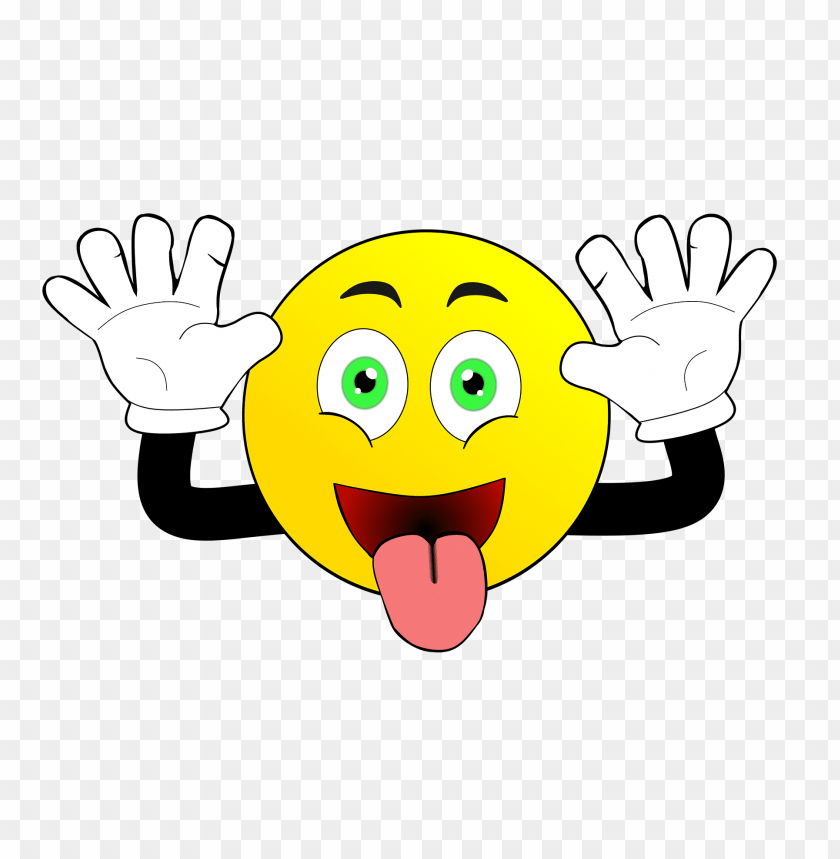
#> input picture image.png, 840 x 859 px
$ python testScript.py
#> lines starting #> are read from the running program, lines starting #| are printed output that depends on the picture
### image.py
from mediaObject import MediaObject
from pathlib import Path
from exeptions import InvalidFormat
from enums import Format
import cv2

class Image(MediaObject):
    def __init__(self, filename):
#> called with filename = 'image.png'
        super().__init__(filename, duration=0)
        file_format = Path(filename).suffix
        if file_format != Format.PNG and file_format != Format.JPEG:
            raise InvalidFormat(f"invalid format: {file_format}")

        mat = cv2.imread(filename)
#> mat is the input picture: shape (859, 840, 3); mean B, G, R 206.6, 230.4, 234.4
        self.height, self.width, self.channels = mat.shape
#> self.height = 859; self.width = 840; self.channels = 3
        self.mat = mat

    def get_resolution(self):
        return f"{self.width}x{self.height}"

    def get_color_space(self):
        return f"BRG: {self.channels} channels"

    def get_info(self):
        info = super().get_info()
        return f"{info}, {self.get_resolution()}"
    def __str__(self):
        return f"{self.filename}"

### mediaCollection.py
from typing import TypeVar, Generic, List, Dict, Any, Set
from image import Image

T = TypeVar('T')

class MediaCollection(Generic[T]):
    def __init__(self):
        self._items: List[T] = []

    def add(self, item: T) -> None:
        if isinstance(item, Image):
            self._items.append(item)

    # [4 lines left out: function get_all, not called in this run]

    def filter_by_type(self, media_type: type) -> List[T]:
        return [item for item in self._items if isinstance(item, media_type)]

class MediaMetadata:
    def __init__(self, file_path: str):
        self.file_path = file_path
        self.metadata: Dict[str, Any] = {}

    def set_metadata(self, key: str, value: Any) -> None:
        self.metadata[key] = value

    def get_metadata(self, key: str, default=None):
        return key in self.metadata


class MetadataAnalyzer:
    """Класс для анализа метаданных медиафайлов."""

    def __init__(self):
        self.file_formats = set()
        self.tags_used = set()
        self.artists = set()

    def analyze_file(self, file_path: str, metadata: Dict[str, Any]) -> None:
        ext = file_path.split('.')[-1].lower()
        self.file_formats.add(ext)

        if 'tags' in metadata:
            for tag in metadata['tags']:
                self.tags_used.add(tag)

        if 'artist' in metadata:
            self.artists.add(metadata['artist'])


    def get_summary(self) -> Dict[str, int]:
        return {
            'formats': len(self.file_formats),
            'tags': len(self.tags_used),
            'artists': len(self.artists),
        }

class MediaFilter:
    def __init__(self, media_items: List[Dict[str, Any]]):
        self.media_items = media_items

    def filter_by_resolution(self,  max_w: int, max_h: int) -> List[Dict[str, Any]]:
        return [item for item in self.media_items
                if item.get('width', 0)*item.get('height', 0) <= max_w*max_h]

    def sort_by_date(self, reverse: bool = False) -> List[Dict[str, Any]]:
        return sorted(self.media_items,
                    key=lambda x: x.get('created_date', 0),
                    reverse=reverse)

    def group_by_color_space(self) -> Dict[str, List[Dict[str, Any]]]:
        groups = {}
        for item in self.media_items:
            media_type = item.get('color_space', 'unknown')
            if media_type not in groups:
                groups[media_type] = []
            groups[media_type].append(item)
        return groups

### imageProcessor.py
import cv2
import numpy as np
from exeptions import *
from pathlib import Path
from enums import Format


def load_image(file_path: str) -> cv2.Mat:
    img = cv2.imread(file_path)
    file_format = Path(file_path).suffix
    if file_format != Format.PNG and file_format != Format.JPEG:
        raise InvalidFormat(f"invalid format: {file_format}")
    if img is None:
        raise FileLoadError(file_path, "failed to load image")
    print(f"Высота: {img.shape[0]}")
    print(f"Ширина: {img.shape[1]}")
    print(f"Каналы: {img.shape[2]}")
    print(f"Тип данных: {img.dtype}")
    return img

def convert_to_grayscale(img):
    grayscaled = cv2.cvtColor(img, cv2.COLOR_BGR2GRAY)
    cv2.imwrite('grayscaled.png', grayscaled)

def apply_median_filter(img, kernel_size=5):
    blured = cv2.medianBlur(img, kernel_size)
    cv2.imwrite('mediablured.png', blured)

def extract_roi(img: cv2.Mat, size=100):
    h, w = img.shape[:2]
    y_start, x_start = h//2 - size//2, w//2 - size//2
    roi = img[y_start:y_start+size, x_start:x_start+size]
    cv2.imwrite('roied.png', roi)

def invert_colors(img):
    inverted = cv2.bitwise_not(img)
    cv2.imwrite('inverted.png', inverted)

### mediaProcessor.py
from abc import ABC, abstractmethod
from enums import Format
from pathlib import Path
from exeptions import *
from image import Image


class MediaProcessor(ABC):
    @abstractmethod
    def process(self, file_path):
        pass

    @abstractmethod
    def validate(self, file_path):
        pass

class ImageProcessor(MediaProcessor):
    def process(self, image: Image, filters):
        try:
            for filter_obj in filters:
                filter_obj.apply(image)
        except FilterError as e:
            raise MediaError(str(e))

    def validate(self, file_path):
        file_format = Path(file_path).suffix
        if file_format != Format.PNG and file_format != Format.JPEG:
            raise InvalidFormat(f"invalid format: {file_format}")

        try:
            import cv2
            img = cv2.imread(file_path)
            if img is None:
                raise FileLoadError(file_path, "file is not image")
        except ImportError:
            raise MediaError("OpenCV is not installed", file_path)
        except Exception as e:
            raise FileLoadError(file_path, str(e))

### mediaObject.py
class MediaObject:
    def __init__(self, filename, duration=0):
        if not filename:
            raise ValueError("empty filename")
        if duration < 0:
            raise ValueError("invalid duration")
        self.filename = filename
        self.duration = duration

    def get_info(self):
        return f"{self.filename}: {self.duration} sec"

    def __str__(self):
        return f"<{self.__class__.__name__}({self.filename})>"

### mediaLibrary.py
class MediaLibrary:
    def __init__(self):
        self.media_objects = []

    def add(self, media_obj: "MediaLibrary"):
        self.media_objects.append(media_obj)

    def get_total_duration(self):
        return sum(obj.duration for obj in self.media_objects)

    def filter_by_type(self, media_type):
        return [obj for obj in self.media_objects if isinstance(obj, media_type)]

### mediaLoader.py
from exeptions import *

class MediaLoader:
    def load_image(self, file_path):
        try:
            import cv2
            img = cv2.imread(file_path)
            if img is None:
                raise FileLoadError(file_path, "file is not image")
            return img
        except ImportError:
            raise MediaError("OpenCV is not installed", file_path)
        except Exception as e:
            raise FileLoadError(file_path, str(e))

### imageFilter.py
from abc import ABC, abstractmethod
from exeptions import *
from enums import Filter
from image import Image

class ImageFilter(ABC):
    @abstractmethod
    def apply(self, image_data):
        pass

class BrightnessFilter(ImageFilter):
    def __init__(self, factor: float =100):
        self.factor = factor

    def apply(self, image_data: Image):
        try:
            import cv2
            cv2.convertScaleAbs(image_data.mat, image_data.mat, alpha=1.0, beta=self.factor)
        except Exception as e:
            raise FilterError(image_data.filename, Filter.BRIGHTNESS_FILTER)

class ContrastFilter(ImageFilter):
    def __init__(self, factor: float = 1.5):
        self.factor = factor

    def apply(self, image_data: Image):
        try:
            import cv2
            cv2.convertScaleAbs(image_data.mat, image_data.mat, alpha=self.factor, beta=1.0)
        except Exception as e:
            raise FilterError(image_data.filename, Filter.CONTRAST_FILTER)


class BlurFilter(ImageFilter):
    def __init__(self, kernel_size: int = 33):
        if kernel_size % 2==0:
            raise CreateFilterError(None, Filter.BLUR_FILTER)
        self.kernel_size = kernel_size

    def apply(self, image_data: Image):
        try:
            import cv2
            cv2.GaussianBlur(image_data.mat, (self.kernel_size, self.kernel_size), 0, image_data.mat)
        except Exception as e:
            raise FilterError(image_data.filename, Filter.BLUR_FILTER)

### testScript.py
from image import Image
from mediaLibrary import MediaLibrary
import sys
import cv2
from matplotlib import pyplot as plt
from mediaProcessor import ImageProcessor
from mediaLoader import MediaLoader
from imageFilter import *
from mediaCollection import *
from imageProcessor import *

if __name__ == "__main__":
    filePath = "image.png"
    image1 = None
    try:
        image1 = Image(filePath)
    except Exception as e:
        print(f"error: {e}")
        sys.exit(0)

    res = image1.get_resolution()
#> res = '840x859'
    info = image1.get_info()
#> info = 'image.png: 0 sec, 840x859'
    colorSpace = image1.get_color_space()
#> colorSpace = 'BRG: 3 channels'
    print(f"Info: {info}")
#| Info: image.png: 0 sec, 840x859
    print(f"Resolution: {res}")
#| Resolution: 840x859
    print(f"Color Space: {colorSpace}")
#| Color Space: BRG: 3 channels

    mediaLib = MediaLibrary()
    mediaLib.add(image1)
    mediaLib.add(image1)
    totalDur = mediaLib.get_total_duration()
    print(f"Total duration: {totalDur}")
    filtered = mediaLib.filter_by_type(Image)
    print(f"MediaLibrary filtered: {filtered}")

    collection = MediaCollection[Image]()
    collection.add(image1)
    collection.add("not_an_image")

    print(f"Отфильтровано по Image: {collection.filter_by_type(Image)}")

    meta = MediaMetadata(filePath)
    meta.set_metadata('width', res[0] if isinstance(res, (tuple, list)) else 1920)
    meta.set_metadata('height', res[1] if isinstance(res, (tuple, list)) else 1080)
    meta.set_metadata('color_space', colorSpace)
    print(f"Ключ 'width' существует: {meta.get_metadata('width')}")
    print(f"Ключ 'author' существует: {meta.get_metadata('author')}")
    print(f"Словарь метаданных: {meta.metadata}")

    analyzer = MetadataAnalyzer()
    analyzer.analyze_file(filePath, meta.metadata)
    summary = analyzer.get_summary()
    print(f"Сводка анализатора (summary): {summary}")

    sample_media_items = [
        {'id': 1, 'width': 1920, 'height': 1080, 'color_space': 'RGB', 'created_date': 1700000000},
        {'id': 2, 'width': 800,  'height': 600,  'color_space': 'GRAY', 'created_date': 1710000000},
        {'id': 3, 'width': 3840, 'height': 2160, 'color_space': 'RGB', 'created_date': 1690000000},
        {'id': 4, 'width': 1280, 'height': 720,  'color_space': 'RGBA', 'created_date': 1705000000},
    ]
    media_filter = MediaFilter(sample_media_items)

    res_filtered = media_filter.filter_by_resolution(1920, 1080)
    print(f"Фильтр по разрешению (<= 1920x1080): {[item['id'] for item in res_filtered]}")

    date_sorted = media_filter.sort_by_date(reverse=True)
    print(f"Сортировка по дате (desc): {[item['id'] for item in date_sorted]}")

    grouped = media_filter.group_by_color_space()
    print(f"Группировка по color_space: { {k: len(v) for k, v in grouped.items()} }")

    try:
        loadedImg = load_image("chad.png")
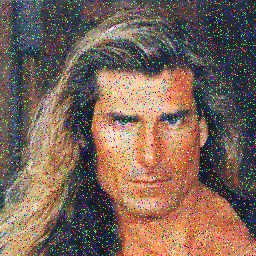
#> input picture chad.png, 256 x 256 px
#> in load_image, img is the input picture: shape (256, 256, 3); mean B, G, R 87.3, 100.9, 124.3
#| Высота: 256
#| Ширина: 256
#| Каналы: 3
#| Тип данных: uint8
        convert_to_grayscale(loadedImg)
#> in convert_to_grayscale, `grayscaled = cv2.cvtColor(img, cv2.COLOR_BGR2GRAY)`:
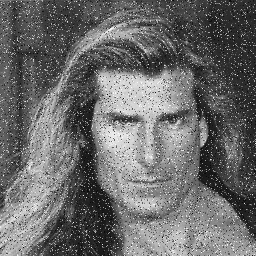
#> grayscaled: shape (256, 256); min 0, max 255, mean 106.3
        apply_median_filter(loadedImg)
#> in apply_median_filter, `blured = cv2.medianBlur(img, kernel_size)`:
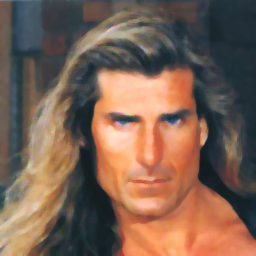
#> blured: shape (256, 256, 3); mean B, G, R 82.3, 97.5, 123.5
        extract_roi(loadedImg,100)
#> in extract_roi, `roi = img[y_start:y_start+size, x_start:x_start+size]`:
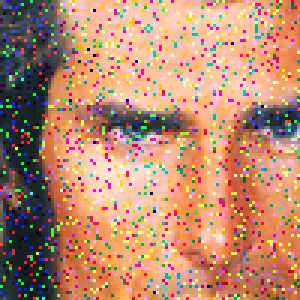
#> roi: shape (100, 100, 3) (shown 3 times larger); mean B, G, R 112, 138.7, 188.7
        invert_colors(loadedImg)
#> in invert_colors, `inverted = cv2.bitwise_not(img)`:
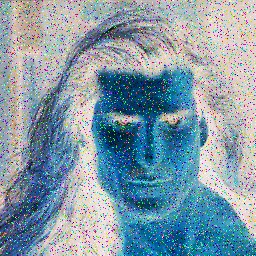
#> inverted: shape (256, 256, 3); mean B, G, R 167.7, 154.1, 130.7
    except Exception as e:
        print(f"error: {e}")


    plt.subplot(1, 2, 1)
    plt.imshow(cv2.cvtColor(image1.mat, cv2.COLOR_BGR2RGB))
    plt.title('Original')
    plt.axis('off')

    imageProcessor = ImageProcessor()
    mediaLoader = MediaLoader()
    try:
        brF = BrightnessFilter()
        cF = ContrastFilter()
        blF = BlurFilter()

        imageProcessor.validate(filePath)
        imageProcessor.process(image1, [brF, cF, blF])
        mediaLoader.load_image(filePath)
    except Exception as e:
        print(f"error: {e}")
        sys.exit(0)

    plt.subplot(1, 2, 2)
    plt.imshow(cv2.cvtColor(image1.mat, cv2.COLOR_BGR2RGB))
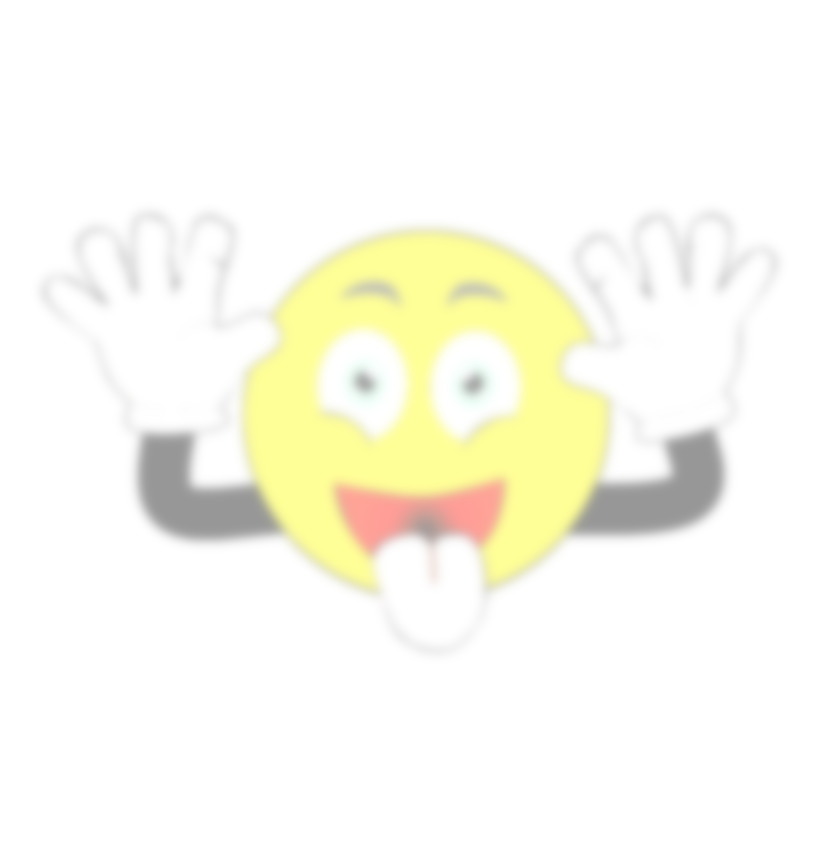
#> image1.mat: shape (859, 840, 3); mean B, G, R 239.7, 250.2, 251
    plt.title('Filtered')
    plt.axis('off')

    plt.show()
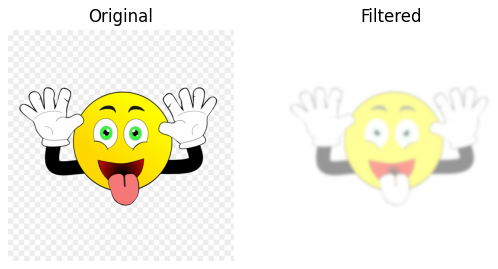
#> figure drawn by matplotlib, 2 panels
